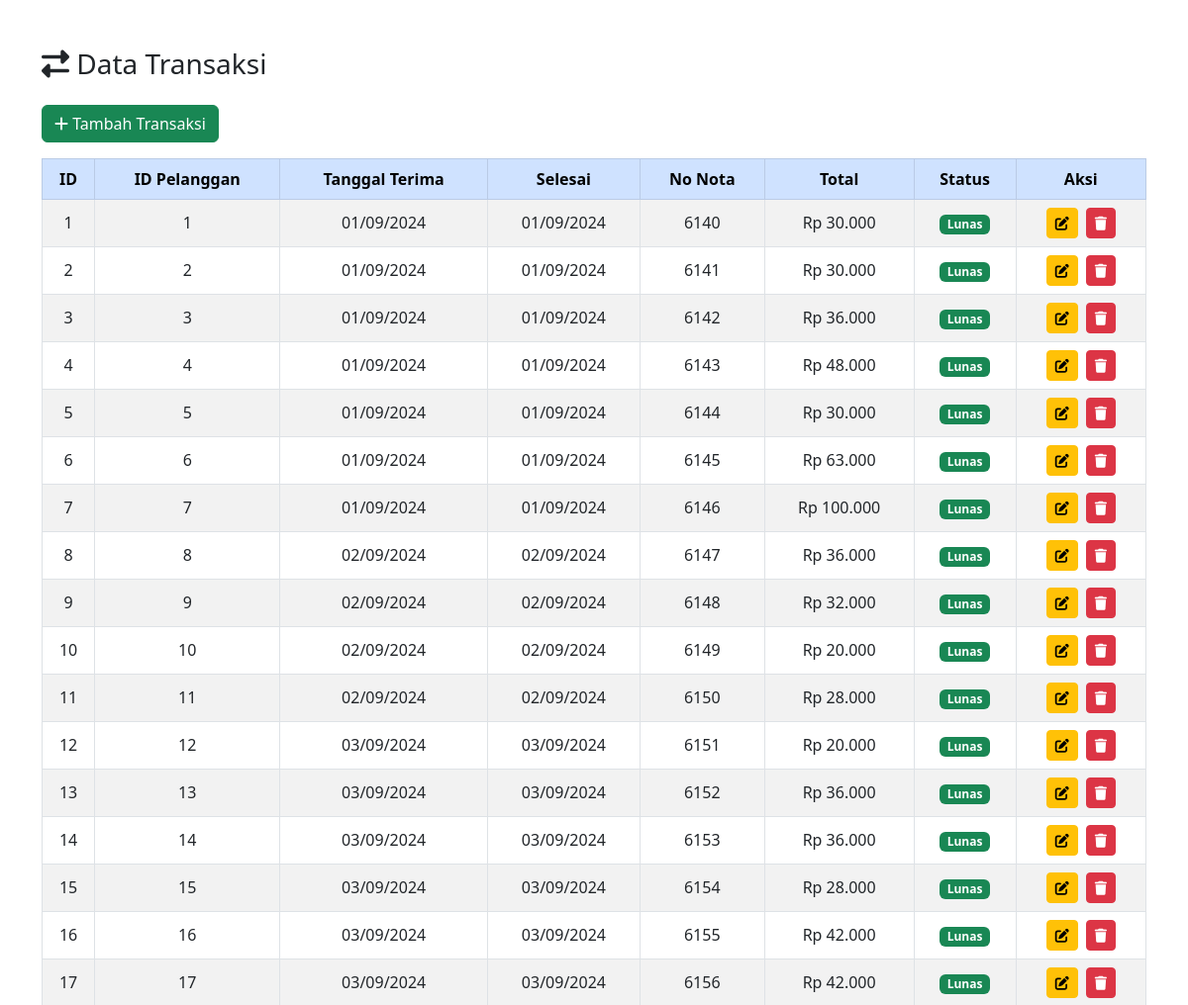
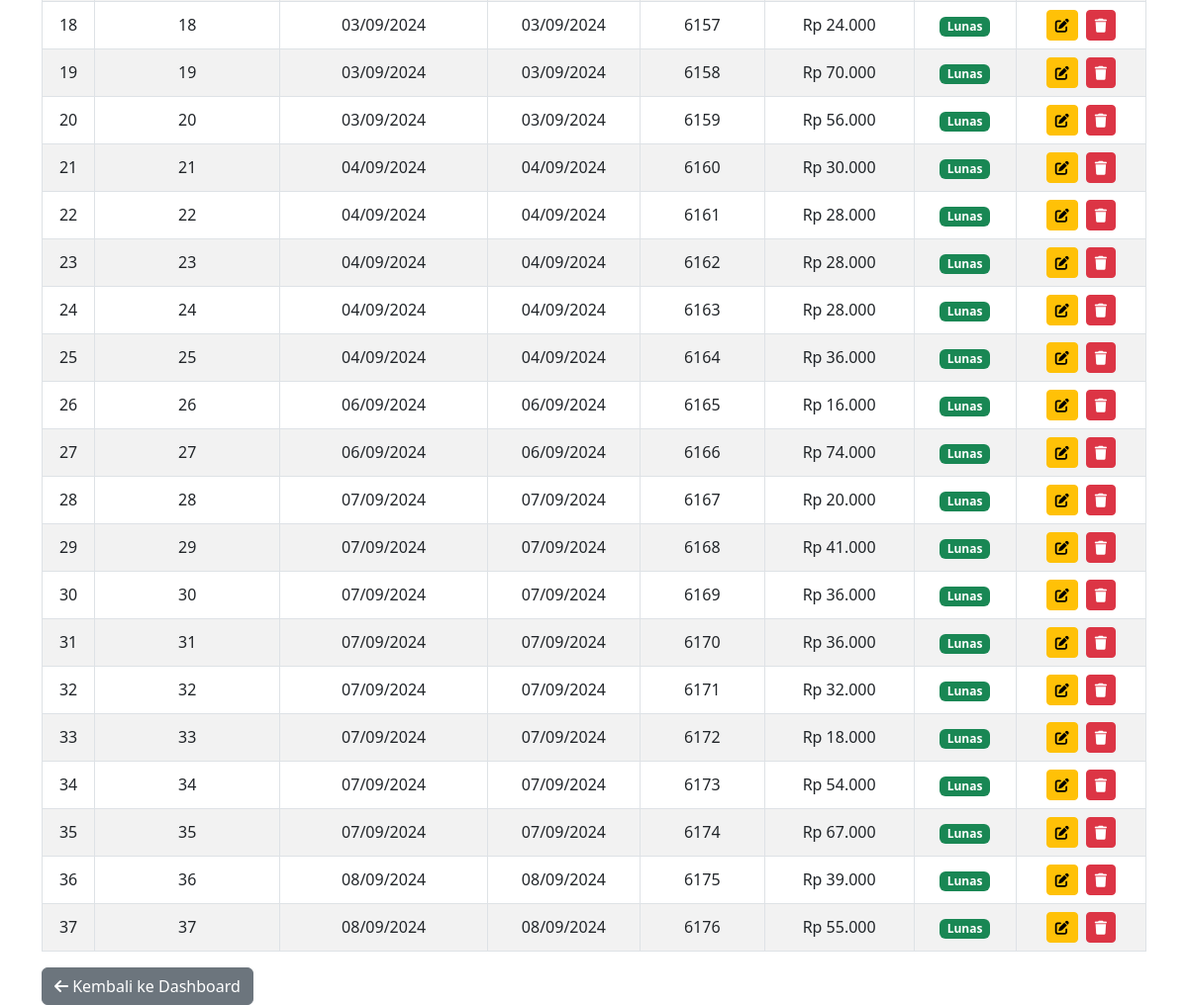
Screenshot of /Keuangan_laundry/transaksi/index.php with the database file from the repository (2 pictures, top to bottom).
### tables this page shows
CREATE TABLE Transaksi (
  id_transaksi INT AUTO_INCREMENT PRIMARY KEY,
  id_pelanggan INT,
  tanggal_terima DATE,
  tanggal_selesai DATE,
  no_nota VARCHAR(10),
  total_bayar DECIMAL(10,2),
  status_pembayaran ENUM('Lunas', 'Belum Lunas'),
  FOREIGN KEY (id_pelanggan) REFERENCES Pelanggan(id_pelanggan)
);

### Keuangan_laundry/transaksi/index.php (the view, shortened to what this page needs)
<!DOCTYPE html>
<html lang="id">
<head>
    <link href="https://cdn.jsdelivr.net/npm/bootstrap@5.3.0/dist/css/bootstrap.min.css" rel="stylesheet">
    <link href="https://cdnjs.cloudflare.com/ajax/libs/font-awesome/6.4.0/css/all.min.css" rel="stylesheet">
</head>
<body>
    <div class="container mt-5">
        <h3 class="mb-4"><i class="fa fa-exchange-alt"></i> Data Transaksi</h3>
        <a href="tambah.php" class="btn btn-success mb-3"><i class="fa fa-plus"></i> Tambah Transaksi</a>
        <table class="table table-bordered table-striped">
            <thead class="table-primary text-center">
                <tr>
                    <th>ID</th>
                    <th>ID Pelanggan</th>
                    <th>Tanggal Terima</th>
                    <th>Selesai</th>
                    <th>No Nota</th>
                    <th>Total</th>
                    <th>Status</th>
                    <th>Aksi</th>
                </tr>
            </thead>
            <tbody class="align-middle text-center">
                <?php
                include '../db.php';
                $query = mysqli_query($conn, "SELECT * FROM transaksi");
                while ($data = mysqli_fetch_array($query)) {
                ?>
                <tr>
                    <td><?php echo $data['id_transaksi']; ?></td>
                    <td><?php echo $data['id_pelanggan']; ?></td>
                    <td><?php echo date('d/m/Y', strtotime($data['tanggal_terima'])); ?></td>
                    <td><?php echo date('d/m/Y', strtotime($data['tanggal_selesai'])); ?></td>
                    <td><?php echo $data['no_nota']; ?></td>
                    <td>Rp <?php echo number_format($data['total_bayar'], 0, ',', '.'); ?></td>
                    <td>
                        <span class="badge bg-<?php echo strtolower($data['status_pembayaran']) === 'lunas' ? 'success' : 'warning'; ?>">
                            <?php echo ucfirst($data['status_pembayaran']); ?>
                        </span>
                    </td>
                    <td>
                        <div class="d-flex justify-content-center gap-2">
                            <a href="edit.php?id=<?php echo $data['id_transaksi']; ?>" class="btn btn-warning btn-sm">
                                <i class="fa fa-edit"></i>
                            </a>
                            <a href="hapus.php?id=<?php echo $data['id_transaksi']; ?>" class="btn btn-danger btn-sm" onclick="return confirm('Yakin hapus transaksi ini?')">
                                <i class="fa fa-trash"></i>
                            </a>
                        </div>
                    </td>
                </tr>
                <?php } ?>
            </tbody>
        </table>
        <a href="../index.php" class="btn btn-secondary"><i class="fa fa-arrow-left"></i> Kembali ke Dashboard</a>
    </div>
</body>
</html>

### rows the page displays
transaksi: id_transaksi "1", id_pelanggan "1", tanggal_terima "01/09/2024", tanggal_selesai "01/09/2024", no_nota "6140", total_bayar "30.000", status_pembayaran "Lunas"
transaksi: id_transaksi "2", id_pelanggan "2", tanggal_terima "01/09/2024", tanggal_selesai "01/09/2024", no_nota "6141", total_bayar "30.000", status_pembayaran "Lunas"
transaksi: id_transaksi "3", id_pelanggan "3", tanggal_terima "01/09/2024", tanggal_selesai "01/09/2024", no_nota "6142", total_bayar "36.000", status_pembayaran "Lunas"
transaksi: id_transaksi "4", id_pelanggan "4", tanggal_terima "01/09/2024", tanggal_selesai "01/09/2024", no_nota "6143", total_bayar "48.000", status_pembayaran "Lunas"
transaksi: id_transaksi "5", id_pelanggan "5", tanggal_terima "01/09/2024", tanggal_selesai "01/09/2024", no_nota "6144", total_bayar "30.000", status_pembayaran "Lunas"
transaksi: id_transaksi "6", id_pelanggan "6", tanggal_terima "01/09/2024", tanggal_selesai "01/09/2024", no_nota "6145", total_bayar "63.000", status_pembayaran "Lunas"
transaksi: id_transaksi "7", id_pelanggan "7", tanggal_terima "01/09/2024", tanggal_selesai "01/09/2024", no_nota "6146", total_bayar "100.000", status_pembayaran "Lunas"
transaksi: id_transaksi "8", id_pelanggan "8", tanggal_terima "02/09/2024", tanggal_selesai "02/09/2024", no_nota "6147", total_bayar "36.000", status_pembayaran "Lunas"
transaksi: id_transaksi "9", id_pelanggan "9", tanggal_terima "02/09/2024", tanggal_selesai "02/09/2024", no_nota "6148", total_bayar "32.000", status_pembayaran "Lunas"
transaksi: id_transaksi "10", id_pelanggan "10", tanggal_terima "02/09/2024", tanggal_selesai "02/09/2024", no_nota "6149", total_bayar "20.000", status_pembayaran "Lunas"
transaksi: id_transaksi "11", id_pelanggan "11", tanggal_terima "02/09/2024", tanggal_selesai "02/09/2024", no_nota "6150", total_bayar "28.000", status_pembayaran "Lunas"
transaksi: id_transaksi "12", id_pelanggan "12", tanggal_terima "03/09/2024", tanggal_selesai "03/09/2024", no_nota "6151", total_bayar "20.000", status_pembayaran "Lunas"
transaksi: id_transaksi "13", id_pelanggan "13", tanggal_terima "03/09/2024", tanggal_selesai "03/09/2024", no_nota "6152", total_bayar "36.000", status_pembayaran "Lunas"
transaksi: id_transaksi "14", id_pelanggan "14", tanggal_terima "03/09/2024", tanggal_selesai "03/09/2024", no_nota "6153", total_bayar "36.000", status_pembayaran "Lunas"
transaksi: id_transaksi "15", id_pelanggan "15", tanggal_terima "03/09/2024", tanggal_selesai "03/09/2024", no_nota "6154", total_bayar "28.000", status_pembayaran "Lunas"
transaksi: id_transaksi "16", id_pelanggan "16", tanggal_terima "03/09/2024", tanggal_selesai "03/09/2024", no_nota "6155", total_bayar "42.000", status_pembayaran "Lunas"
transaksi: id_transaksi "17", id_pelanggan "17", tanggal_terima "03/09/2024", tanggal_selesai "03/09/2024", no_nota "6156", total_bayar "42.000", status_pembayaran "Lunas"
transaksi: id_transaksi "18", id_pelanggan "18", tanggal_terima "03/09/2024", tanggal_selesai "03/09/2024", no_nota "6157", total_bayar "24.000", status_pembayaran "Lunas"
transaksi: id_transaksi "19", id_pelanggan "19", tanggal_terima "03/09/2024", tanggal_selesai "03/09/2024", no_nota "6158", total_bayar "70.000", status_pembayaran "Lunas"
transaksi: id_transaksi "20", id_pelanggan "20", tanggal_terima "03/09/2024", tanggal_selesai "03/09/2024", no_nota "6159", total_bayar "56.000", status_pembayaran "Lunas"
transaksi: id_transaksi "21", id_pelanggan "21", tanggal_terima "04/09/2024", tanggal_selesai "04/09/2024", no_nota "6160", total_bayar "30.000", status_pembayaran "Lunas"
transaksi: id_transaksi "22", id_pelanggan "22", tanggal_terima "04/09/2024", tanggal_selesai "04/09/2024", no_nota "6161", total_bayar "28.000", status_pembayaran "Lunas"
transaksi: id_transaksi "23", id_pelanggan "23", tanggal_terima "04/09/2024", tanggal_selesai "04/09/2024", no_nota "6162", total_bayar "28.000", status_pembayaran "Lunas"
transaksi: id_transaksi "24", id_pelanggan "24", tanggal_terima "04/09/2024", tanggal_selesai "04/09/2024", no_nota "6163", total_bayar "28.000", status_pembayaran "Lunas"
transaksi: id_transaksi "25", id_pelanggan "25", tanggal_terima "04/09/2024", tanggal_selesai "04/09/2024", no_nota "6164", total_bayar "36.000", status_pembayaran "Lunas"
transaksi: id_transaksi "26", id_pelanggan "26", tanggal_terima "06/09/2024", tanggal_selesai "06/09/2024", no_nota "6165", total_bayar "16.000", status_pembayaran "Lunas"
transaksi: id_transaksi "27", id_pelanggan "27", tanggal_terima "06/09/2024", tanggal_selesai "06/09/2024", no_nota "6166", total_bayar "74.000", status_pembayaran "Lunas"
transaksi: id_transaksi "28", id_pelanggan "28", tanggal_terima "07/09/2024", tanggal_selesai "07/09/2024", no_nota "6167", total_bayar "20.000", status_pembayaran "Lunas"
transaksi: id_transaksi "29", id_pelanggan "29", tanggal_terima "07/09/2024", tanggal_selesai "07/09/2024", no_nota "6168", total_bayar "41.000", status_pembayaran "Lunas"
transaksi: id_transaksi "30", id_pelanggan "30", tanggal_terima "07/09/2024", tanggal_selesai "07/09/2024", no_nota "6169", total_bayar "36.000", status_pembayaran "Lunas"
transaksi: id_transaksi "31", id_pelanggan "31", tanggal_terima "07/09/2024", tanggal_selesai "07/09/2024", no_nota "6170", total_bayar "36.000", status_pembayaran "Lunas"
transaksi: id_transaksi "32", id_pelanggan "32", tanggal_terima "07/09/2024", tanggal_selesai "07/09/2024", no_nota "6171", total_bayar "32.000", status_pembayaran "Lunas"
transaksi: id_transaksi "33", id_pelanggan "33", tanggal_terima "07/09/2024", tanggal_selesai "07/09/2024", no_nota "6172", total_bayar "18.000", status_pembayaran "Lunas"
transaksi: id_transaksi "34", id_pelanggan "34", tanggal_terima "07/09/2024", tanggal_selesai "07/09/2024", no_nota "6173", total_bayar "54.000", status_pembayaran "Lunas"
transaksi: id_transaksi "35", id_pelanggan "35", tanggal_terima "07/09/2024", tanggal_selesai "07/09/2024", no_nota "6174", total_bayar "67.000", status_pembayaran "Lunas"
transaksi: id_transaksi "36", id_pelanggan "36", tanggal_terima "08/09/2024", tanggal_selesai "08/09/2024", no_nota "6175", total_bayar "39.000", status_pembayaran "Lunas"
transaksi: id_transaksi "37", id_pelanggan "37", tanggal_terima "08/09/2024", tanggal_selesai "08/09/2024", no_nota "6176", total_bayar "55.000", status_pembayaran "Lunas"
